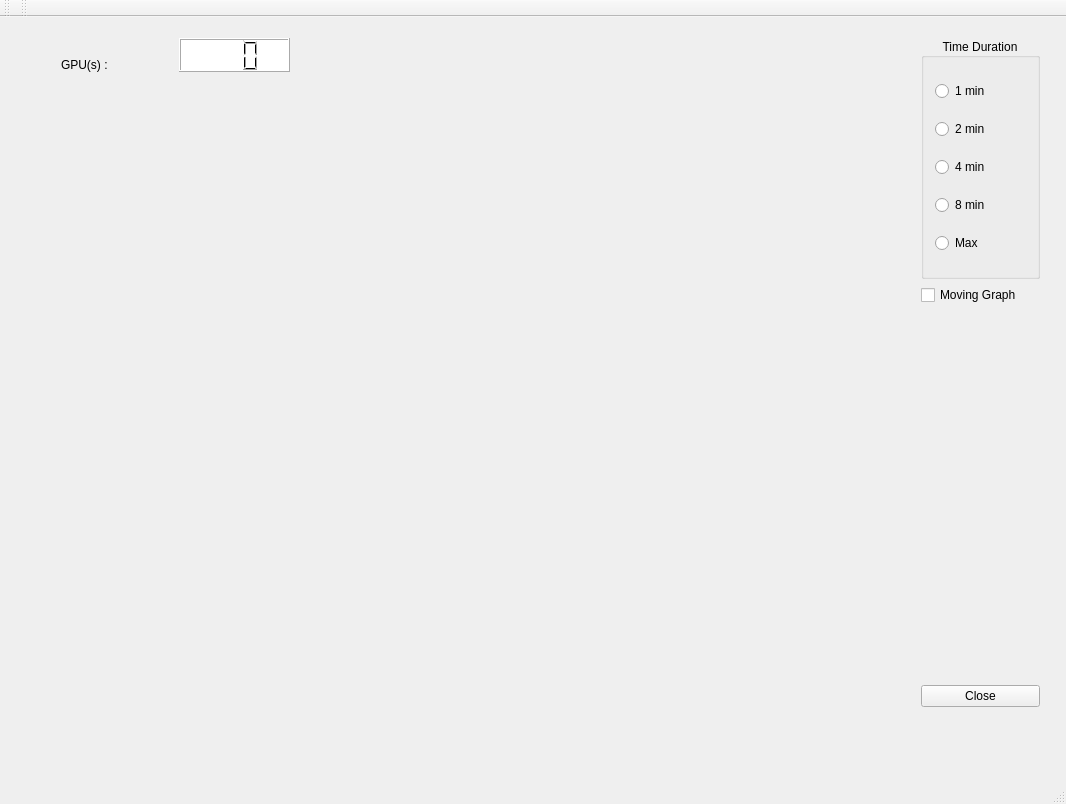
<?xml version="1.0" encoding="UTF-8"?>
<ui version="4.0">
 <class>perf_chart</class>
 <widget class="QMainWindow" name="perf_chart">
  <property name="geometry">
   <rect>
    <x>0</x>
    <y>0</y>
    <width>1066</width>
    <height>804</height>
   </rect>
  </property>
  <property name="windowTitle">
   <string>AMD MIVisionX Inference Graph</string>
  </property>
  <property name="autoFillBackground">
   <bool>true</bool>
  </property>
  <widget class="QWidget" name="centralWidget">
   <widget class="QCustomPlot" name="CustomPlot" native="true">
    <property name="geometry">
     <rect>
      <x>30</x>
      <y>80</y>
      <width>861</width>
      <height>631</height>
     </rect>
    </property>
    <property name="autoFillBackground">
     <bool>false</bool>
    </property>
   </widget>
   <widget class="QWidget" name="layoutWidget">
    <property name="geometry">
     <rect>
      <x>50</x>
      <y>10</y>
      <width>251</width>
      <height>56</height>
     </rect>
    </property>
    <layout class="QHBoxLayout" name="horizontalLayout_2">
     <item>
      <widget class="QLabel" name="GPUs">
       <property name="styleSheet">
        <string notr="true">color: rgb(0, 0, 0);
font: 75 36pt &quot;Ubuntu&quot;;</string>
       </property>
       <property name="text">
        <string>GPU(s) :</string>
       </property>
       <property name="textFormat">
        <enum>Qt::AutoText</enum>
       </property>
       <property name="alignment">
        <set>Qt::AlignBottom|Qt::AlignLeading|Qt::AlignLeft</set>
       </property>
      </widget>
     </item>
     <item>
      <widget class="QLCDNumber" name="gpus_lcdNumber">
       <property name="styleSheet">
        <string notr="true">background-color: rgb(255, 255, 255);
color: rgb(0, 0, 0);</string>
       </property>
       <property name="digitCount">
        <number>3</number>
       </property>
      </widget>
     </item>
    </layout>
   </widget>
   <widget class="QWidget" name="layoutWidget">
    <property name="geometry">
     <rect>
      <x>910</x>
      <y>10</y>
      <width>141</width>
      <height>691</height>
     </rect>
    </property>
    <layout class="QVBoxLayout" name="verticalLayout_3">
     <property name="spacing">
      <number>380</number>
     </property>
     <item>
      <layout class="QVBoxLayout" name="verticalLayout_2">
       <item>
        <widget class="QGroupBox" name="groupBox">
         <property name="layoutDirection">
          <enum>Qt::LeftToRight</enum>
         </property>
         <property name="autoFillBackground">
          <bool>false</bool>
         </property>
         <property name="title">
          <string>Time Duration</string>
         </property>
         <property name="alignment">
          <set>Qt::AlignCenter</set>
         </property>
         <property name="flat">
          <bool>false</bool>
         </property>
         <property name="checkable">
          <bool>false</bool>
         </property>
         <layout class="QHBoxLayout" name="horizontalLayout">
          <item>
           <layout class="QVBoxLayout" name="verticalLayout">
            <item>
             <widget class="QRadioButton" name="rb1">
              <property name="maximumSize">
               <size>
                <width>68</width>
                <height>16777215</height>
               </size>
              </property>
              <property name="mouseTracking">
               <bool>true</bool>
              </property>
              <property name="text">
               <string>1 min</string>
              </property>
             </widget>
            </item>
            <item>
             <widget class="QRadioButton" name="rb2">
              <property name="text">
               <string>2 min</string>
              </property>
             </widget>
            </item>
            <item>
             <widget class="QRadioButton" name="rb3">
              <property name="text">
               <string>4 min</string>
              </property>
             </widget>
            </item>
            <item>
             <widget class="QRadioButton" name="rb4">
              <property name="text">
               <string>8 min</string>
              </property>
             </widget>
            </item>
            <item>
             <widget class="QRadioButton" name="rb5">
              <property name="text">
               <string>Max</string>
              </property>
             </widget>
            </item>
           </layout>
          </item>
         </layout>
        </widget>
       </item>
       <item>
        <widget class="QCheckBox" name="movingGraph">
         <property name="text">
          <string>Moving Graph</string>
         </property>
        </widget>
       </item>
      </layout>
     </item>
     <item>
      <widget class="QPushButton" name="closeButton">
       <property name="text">
        <string>Close</string>
       </property>
      </widget>
     </item>
    </layout>
   </widget>
  </widget>
  <widget class="QMenuBar" name="menuBar">
   <property name="geometry">
    <rect>
     <x>0</x>
     <y>0</y>
     <width>1066</width>
     <height>22</height>
    </rect>
   </property>
  </widget>
  <widget class="QToolBar" name="mainToolBar">
   <attribute name="toolBarArea">
    <enum>TopToolBarArea</enum>
   </attribute>
   <attribute name="toolBarBreak">
    <bool>false</bool>
   </attribute>
  </widget>
  <widget class="QStatusBar" name="statusBar"/>
  <widget class="QToolBar" name="toolBar">
   <property name="windowTitle">
    <string>toolBar</string>
   </property>
   <attribute name="toolBarArea">
    <enum>TopToolBarArea</enum>
   </attribute>
   <attribute name="toolBarBreak">
    <bool>false</bool>
   </attribute>
  </widget>
 </widget>
 <layoutdefault spacing="6" margin="11"/>
 <customwidgets>
  <customwidget>
   <class>QCustomPlot</class>
   <extends>QWidget</extends>
   <header>qcustomplot.h</header>
   <container>1</container>
  </customwidget>
 </customwidgets>
 <resources/>
 <connections/>
</ui>
